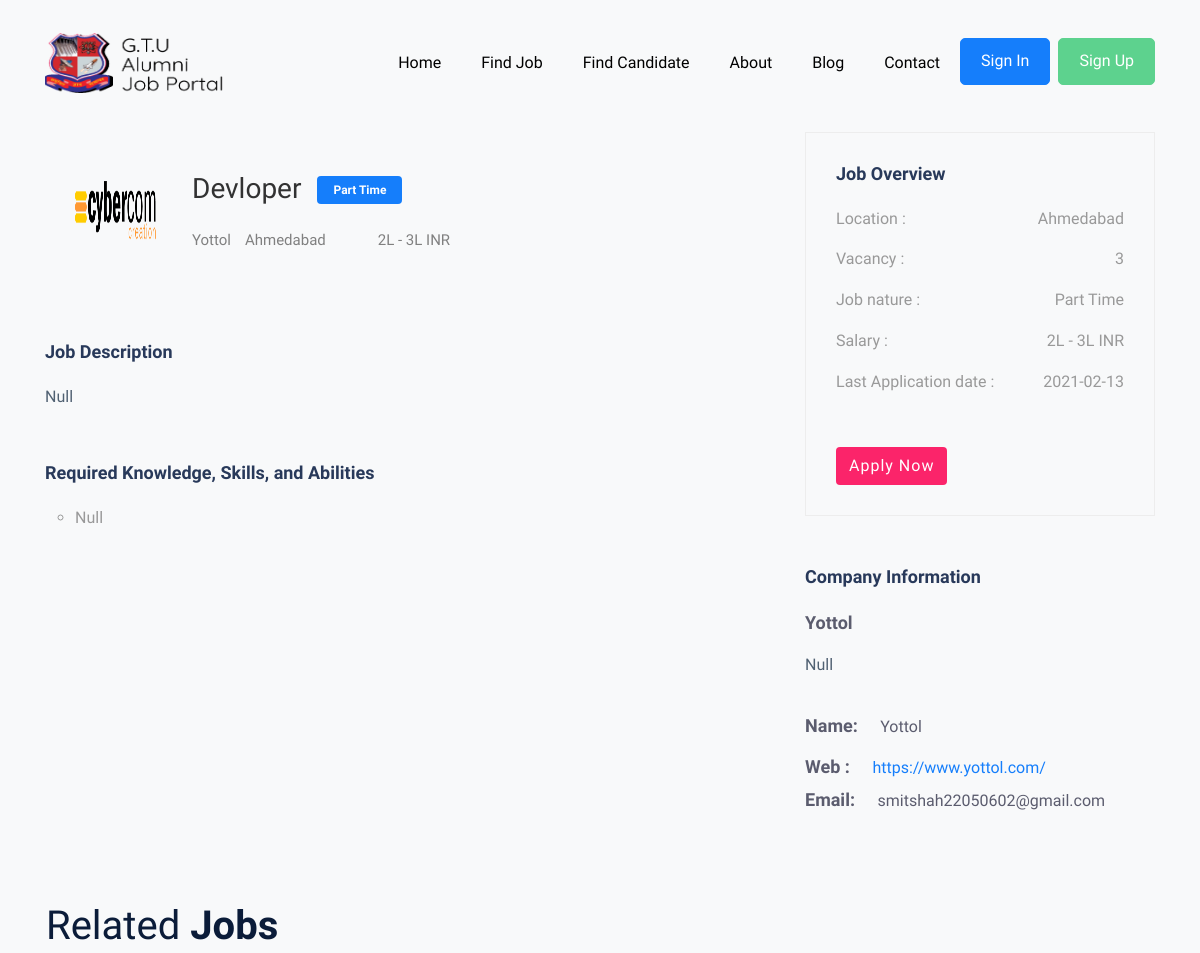
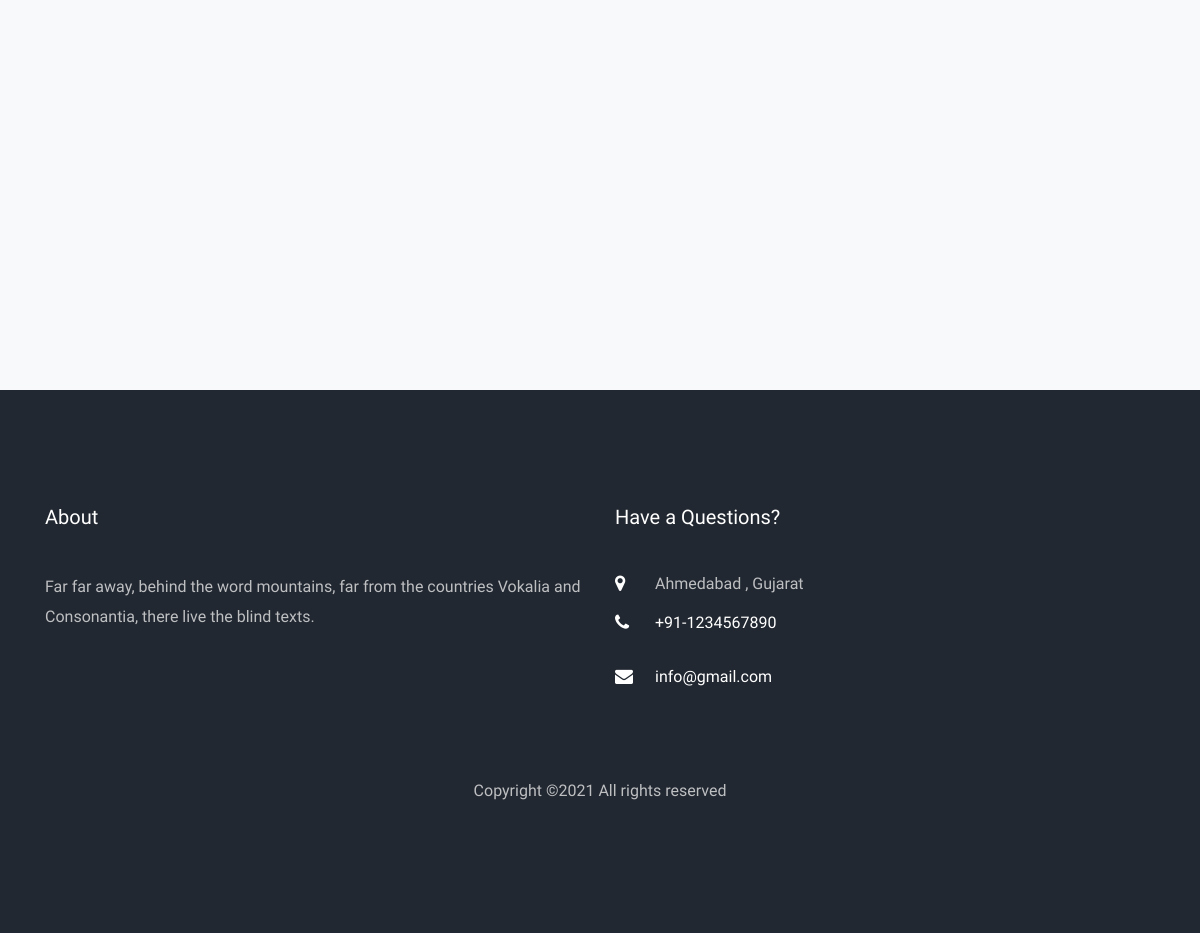
/job_details.php?post_id=2, run on the app's committed database (2 pictures, top to bottom).
### tables this page shows
CREATE TABLE `job_post` (
  `id` int(11) NOT NULL,
  `job_title` varchar(255) NOT NULL,
  `job_ctc` varchar(255) NOT NULL,
  `job_deadlinedate` varchar(255) NOT NULL,
  `job_vacancies` int(255) NOT NULL,
  `job_type` varchar(255) NOT NULL,
  `job_location` varchar(255) NOT NULL,
  `exam_url` varchar(255) NOT NULL,
  `job_eligiblity` varchar(255) NOT NULL,
  `job_description` varchar(255) NOT NULL,
  `status` int(1) NOT NULL,
  `created_by` varchar(255) NOT NULL,
  `created_time` timestamp(6) NOT NULL DEFAULT current_timestamp(6)
);

CREATE TABLE `company` (
  `id` int(11) NOT NULL,
  `firstname` varchar(255) NOT NULL,
  `middlename` varchar(255) NOT NULL,
  `lastname` varchar(255) NOT NULL,
  `email` varchar(255) NOT NULL,
  `password` varchar(255) NOT NULL,
  `contactnumber` varchar(255) NOT NULL,
  `company_name` varchar(255) NOT NULL,
  `company_website` varchar(255) NOT NULL,
  `company_about` varchar(255) NOT NULL,
  `company_contry` varchar(255) NOT NULL,
  `company_state` varchar(255) NOT NULL,
  `company_district` varchar(255) NOT NULL,
  `whatsapp` varchar(255) NOT NULL,
  `facebook` varchar(255) NOT NULL,
  `linkedin` varchar(255) NOT NULL,
  `company_logo` varchar(255) NOT NULL,
  `status` int(1) NOT NULL,
  `created_time` timestamp(6) NOT NULL DEFAULT current_timestamp(6)
);

CREATE TABLE `page` (
  `id` int(11) NOT NULL,
  `about_info` varchar(255) NOT NULL,
  `contact_address` varchar(255) NOT NULL,
  `contact_number` varchar(255) NOT NULL,
  `contact_email` varchar(255) NOT NULL,
  `contact_website` varchar(255) NOT NULL
);

### common_function.php (called while the page is built, shortened)
		<?php
	function color_label($value)
	{
		switch ($value)
		{
			case 'Part Time':
				return 'bg-primary';
				break;
			case 'Full Time':
				return 'bg-warning';
				break;
		}
	}
	function fetch_job_details($conn,$id){
		$sql = "SELECT `job_post`.`id`,`job_title`,`job_ctc`,`job_deadlinedate`,`job_vacancies`,`job_type`,`job_location`,`exam_url`,`job_eligiblity`,`job_description`,`email`,`company_name`,`company_website`,`company_about`,`company_logo` FROM `job_post`, `company` WHERE `job_post`.`id`= '$id' AND `company`.`id` = `job_post`.`created_by`";
		$result = mysqli_query($conn,$sql);
		if($result)
		{
			return $result;
		}
		else
		{
			return false;
		}
	}
	function admin_get_field($conn,$fieldName)
	{
		$sql= "SELECT * FROM `page`";
		$result = mysqli_query($conn,$sql);
		if($result)
		{
			if(mysqli_affected_rows($conn))
			{
				while ($row = mysqli_fetch_array($result)) {
					$name = $row[$fieldName];
				}
				return $name;
			}
			else
			{
				return 0;
			}
		}
		else
		{
			return 0;
		}
	}
?>

### job_details.php (the view, shortened to what this page needs)
<?php
  include 'header.php';
  if(isset($_GET['post_id'])){
    $id = $_GET['post_id'];
    $current_job_details_check = fetch_job_details($conn,$id);
    $current_job_details_check_count = mysqli_num_rows($current_job_details_check);
    if($current_job_details_check_count > 0){
      $current_job_details = mysqli_fetch_array($current_job_details_check);
    }else{
      $msg = 'Something Went wrong !';
      $link = 'index.php';
      redirect_link($msg,$link);
    }
  }else{
    $link = 'index.php';
    redirect_link('',$link);
  }
?>
<link rel="stylesheet" type="text/css" href="css/extra_style.css">
<?php
  include 'navigation.php';
?>
<section class="ftco-section bg-light" style="padding: 0; padding-top: 7rem;">
  <div class="job-post-company pt-20 pb-20">
    <div class="container">
      <div class="row justify-content-between">
        <div class="col-xl-7 col-lg-8">
          <div class="single-job-items mb-50">
            <div class="job-items">
              <div class="company-img company-img-details">
                <a href="<?php echo $current_job_details['company_website']; ?>" target = "_blank"><img src="<?php echo Company_Logo_Url.$current_job_details['company_logo']; ?>" alt="<?php echo $current_job_details['company_name']; ?>" style = 'background-size: cover;width:85px;height:85px;'></a>
              </div>
              <div class="job-tittle">
                <div class="job-post-item-header d-flex align-items-center mb-3">
                    <h2 class="mr-3 mb-0 text-black h3"><?php echo $current_job_details['job_title'];?></h2>
                    <div class="badge-wrap">
                     <span class="<?php echo color_label($current_job_details['job_type']); ?> text-white badge py-2 px-3"><?php echo $current_job_details['job_type'];?></span>
                    </div>
                  </div>
                <ul>
                  <a href="<?php echo $current_job_details['company_website']; ?>">
                    <li><?php echo $current_job_details['company_name']; ?></li>
                  </a>
                  <li><i class="fas fa-map-marker-alt"></i><?php echo $current_job_details['job_location']; ?></li>
                  <li><?php echo $current_job_details['job_ctc']; ?> INR</li>
                </ul>
              </div>
            </div>
          </div>
          <div class="job-post-details">
            <div class="post-details1 mb-50">
              <div class="small-section-tittle">
                <h4>Job Description</h4>
              </div>
              <p><?php echo $current_job_details['job_description']; ?></p>
            </div>
            <div class="post-details2  mb-50">
              <div class="small-section-tittle">
                <h4>Required Knowledge, Skills, and Abilities</h4>
              </div>
              <ul>
                <?php
                  $job_eligiblity_arr = explode(PHP_EOL,$current_job_details['job_eligiblity']);
                  foreach ($job_eligiblity_arr as $row) {
                    ?>
                      <li><?php echo $row; ?></li>
                    <?php
                  }
                ?>
              </ul>
            </div>
          </div>
        </div>
        <div class="col-xl-4 col-lg-4">
          <div class="post-details3  mb-50">
            <div class="small-section-tittle">
              <h4>Job Overview</h4>
            </div>
            <ul>
              <li>Location : <span><?php echo $current_job_details['job_location']; ?></span></li>
              <li>Vacancy : <span><?php echo $current_job_details['job_vacancies']; ?></span></li>
              <li>Job nature : <span><?php echo $current_job_details['job_type']; ?></span></li>
              <li>Salary : <span><?php echo $current_job_details['job_ctc']; ?> INR</span></li>
              <li>Last Application date : <span><?php echo $current_job_details['job_deadlinedate']; ?></span></li>
            </ul>
            <div class="apply-btn2">
              <a href="signin.php" class="btn">Apply Now</a>
            </div>
          </div>
          <div class="post-details4  mb-50">
            <div class="small-section-tittle">
              <h4>Company Information</h4>
            </div>
            <span><?php echo $current_job_details['company_name']; ?></span>
            <p><?php echo $current_job_details['company_about'];?></p>
            <ul>
              <li>Name: <span><?php echo $current_job_details['company_name']; ?></span></li>
              <li>Web : <span style="word-break: break-all;display: initial;"><a href="<?php echo $current_job_details['company_website']; ?>"><?php echo $current_job_details['company_website']; ?></a></span></li>
              <li>Email: <span><?php echo $current_job_details['email'];?></span></li>
            </ul>
          </div>
        </div>
      </div>
    </div>
  </div>
</section>
<section class="ftco-section bg-light" style="padding: 0;">
  <div class="container">
    <div class="row">
      <div class="col-md-12 heading-section text-left ftco-animate fadeInUp ftco-animated pl-3">
        <h2 class="mb-4"><span>Related</span> Jobs</h2>
      </div>
    </div>
    <div class="row">
    </div>
  </div>
</section>
<?php
  include 'footer.php';
?>

### footer.php (shortened to what this page needs)
<?php
  $editAbout = admin_get_field($conn,'about_info');
  $editContactAddress = admin_get_field($conn,'contact_address');
  $editContactNumber = admin_get_field($conn,'contact_number');
  $editContactEmail = admin_get_field($conn,'contact_email');
?>
<footer class="ftco-footer ftco-bg-dark ftco-section">
      <div class="container">
        <div class="row mb-5">
          <div class="col-md">
             <div class="ftco-footer-widget mb-4">
              <h2 class="ftco-heading-2">About</h2>
              <p><?php echo $editAbout;?></p>
              <ul class="ftco-footer-social list-unstyled float-md-left float-lft mt-3">
              </ul>
            </div>
          </div>
          <div class="col-md">
            <div class="ftco-footer-widget mb-4">
              <h2 class="ftco-heading-2">Have a Questions?</h2>
              <div class="block-23 mb-3">
                <ul>
                  <li><span class="icon icon-map-marker"></span><span class="text"><?php echo $editContactAddress;?></span></li>
                  <li><a href="javascript:void(0)"><span class="icon icon-phone"></span><span class="text">+91-<?php echo $editContactNumber;?></span></a></li>
                  <li><a href="javascript:void(0)"><span class="icon icon-envelope"></span><span class="text"><?php echo $editContactEmail;?></span></a></li>
                </ul>
              </div>
            </div>
          </div>
        </div>
        <div class="row">
          <div class="col-md-12 text-center">
            <p>Copyright &copy;<script>document.write(new Date().getFullYear());</script> All rights reserved </p>
          </div>
        </div>
      </div>
    </footer>
  </body>
</html>

### css/icomoon.css (style rules this page uses)
[class^="icon-"], [class*=" icon-"] { font-family: 'icomoon' !important; speak: none; font-style: normal; font-weight: normal; font-variant: normal; text-transform: none; line-height: 1; -webkit-font-smoothing: antialiased; -moz-osx-font-smoothing: grayscale; }
.icon-map-marker:before { content: "\f041"; }
.icon-phone:before { content: "\f095"; }
.icon-envelope:before { content: "\f0e0"; }

### job_details.php (style rules this page uses)
.btn:not(:disabled):not(.disabled) { cursor: pointer; }
.btn { cursor: pointer; -webkit-border-radius: 5px; -moz-border-radius: 5px; -ms-border-radius: 5px; border-radius: 5px; -webkit-box-shadow: none !important; box-shadow: none !important; }
.pb-2, .py-2 { padding-bottom: 0.5rem !important; }
.pt-2, .py-2 { padding-top: 0.5rem !important; }
.btn { display: inline-block; font-weight: 400; text-align: center; white-space: nowrap; vertical-align: middle; -webkit-user-select: none; -moz-user-select: none; -ms-user-select: none; user-select: none; border: 1px solid transparent; padding: 0.375rem 0.75rem; font-size: 1rem; line-height: 1.5; border-radius: 0.25rem; -webkit-transition: color 0.15s ease-in-out, background-color 0.15s ease-in-out, border-color 0.15s ease-in-out, -webkit-box-shadow 0.15s ease-in-out; transition: color 0.15s ease-in-out, background-color 0.15s ease-in-out, border-color 0.15s ease-in-out, -webkit-box-shadow 0.15s ease-in-out; -o-transition: color 0.15s ease-in-out, background-color 0.15s ease-in-out, border-color 0.15s ease-in-out, box-shadow 0.15s ease-in-out; transition: color 0.15s ease-in-out, background-color 0.15s ease-in-out, border-color 0.15s ease-in-out, box-shadow 0.15s ease-in-out; transition: color 0.15s ease-in-out, background-color 0.15s ease-in-out, border-color 0.15s ease-in-out, box-shadow 0.15s ease-in-out, -webkit-box-shadow 0.15s ease-in-out; }
a { color: #157efb; }

### data on the page
job_post: company.company_logo (picture), job_title "Devloper", job_type "Part Time", company.company_name "Yottol", job_location "Ahmedabad", job_ctc "2L - 3L", job_description "Null", job_eligiblity "Null", job_vacancies "3", job_deadlinedate "2021-02-13", company.company_about "Null", company.company_website "https://www.yottol.com/", company.email "smitshah22050602@gmail.com"
page: about_info "Far far away, behind the word mountains, far from the countries Vokalia and Consonantia, there live the blind texts.", contact_address "Ahmedabad , Gujarat", contact_number "1234567890", contact_email "info@gmail.com"
